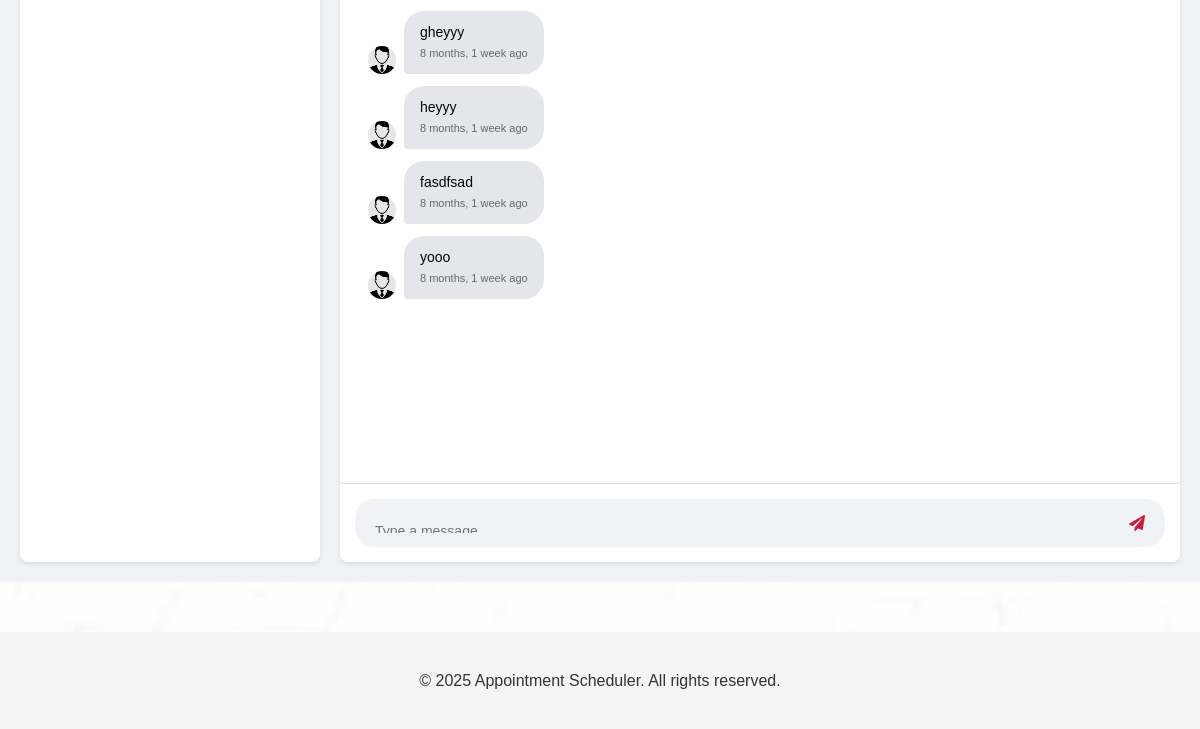
The page /messages/ (signed in, lower part) on the database as committed earlier.
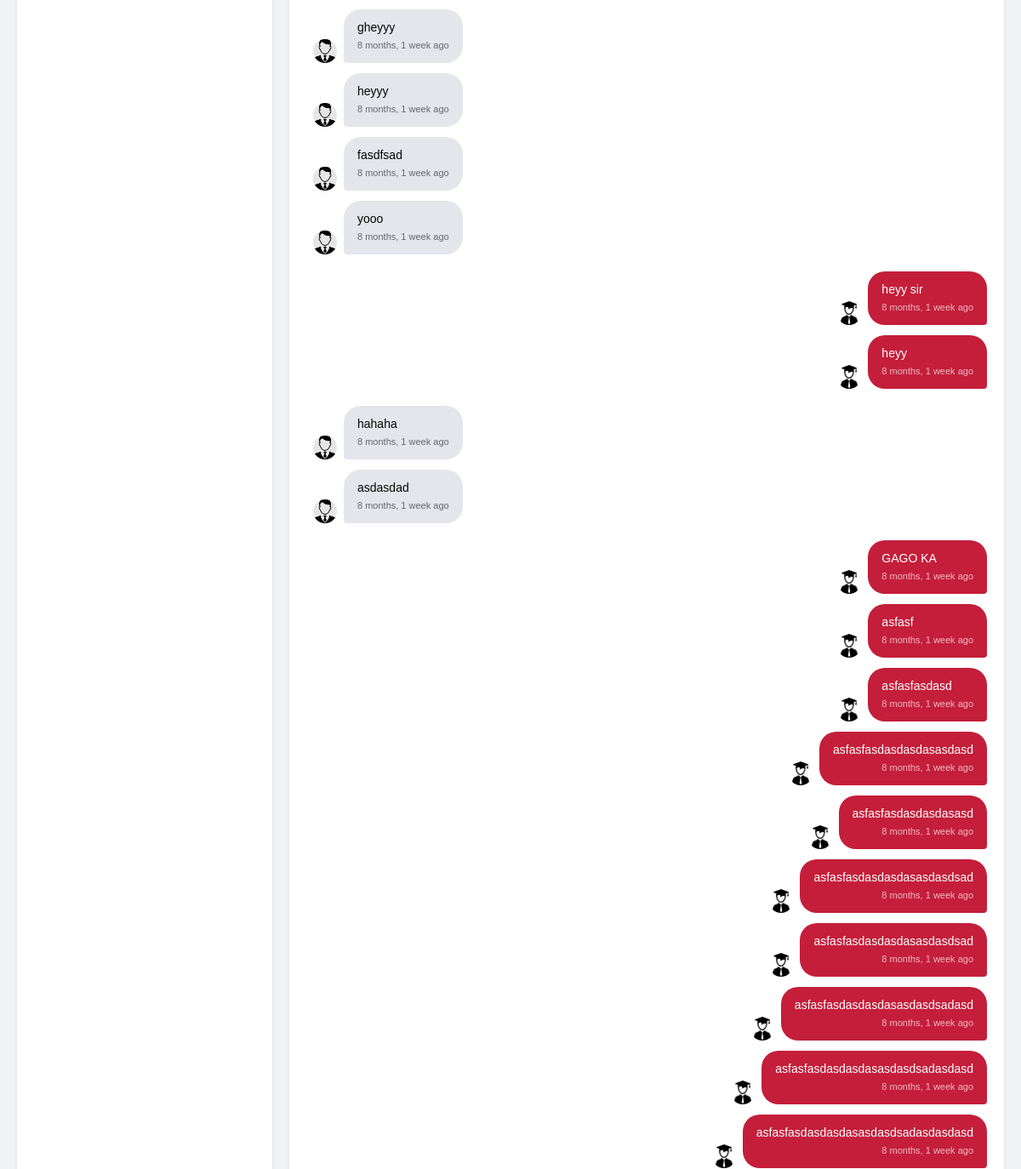
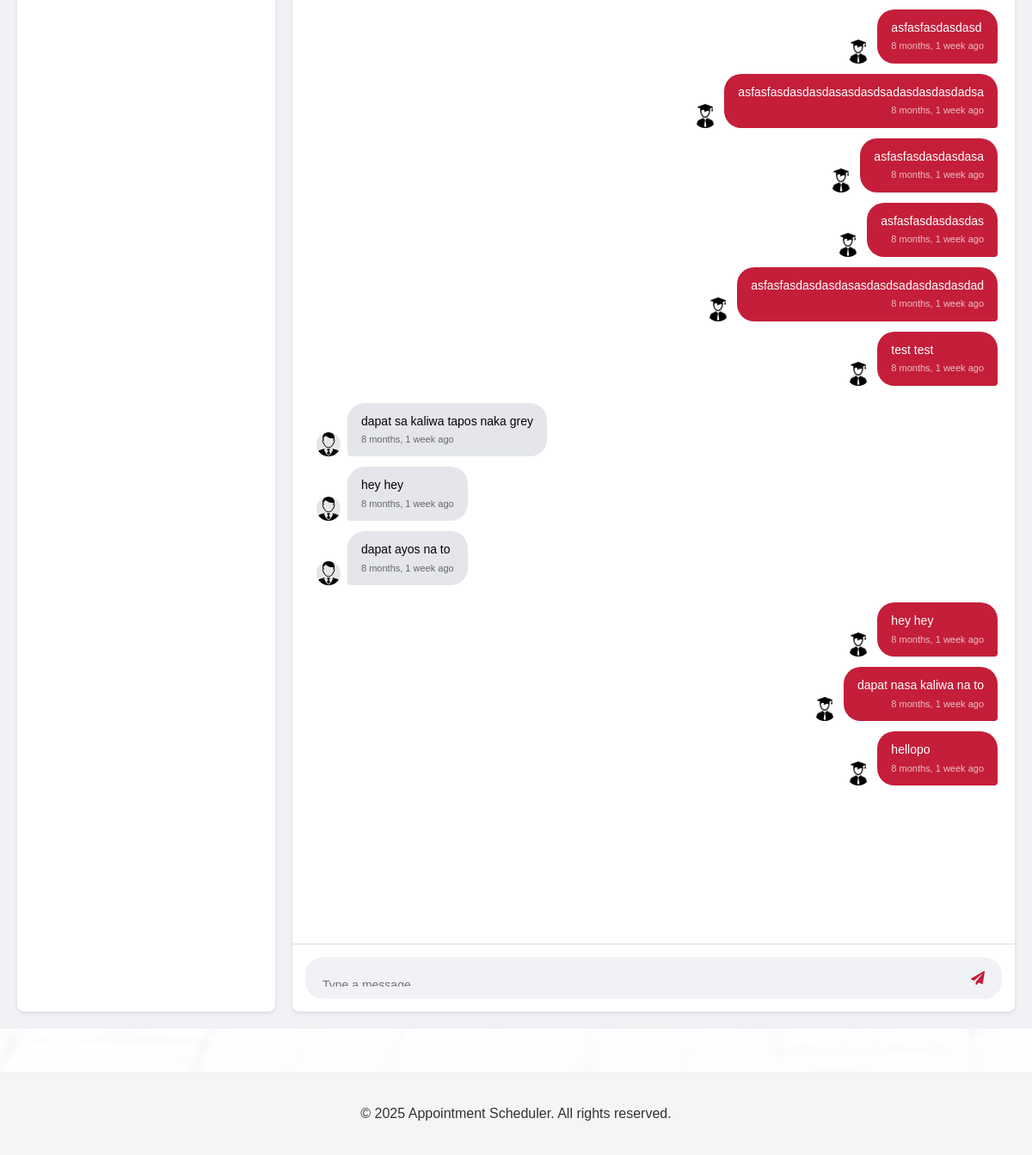
The same page on the database as committed later (2 pictures, top to bottom).
### AppointmentWebsite/models.py (models this page shows)
class Message(models.Model):
    student = models.ForeignKey(User, on_delete=models.CASCADE, related_name='student_messages')
    faculty = models.ForeignKey(User, on_delete=models.CASCADE, related_name='faculty_messages')
    content = models.TextField()
    sender_type = models.CharField(max_length=10, choices=[('student', 'Student'), ('faculty', 'Faculty')])
    attachment = models.FileField(upload_to='message_attachments/', null=True, blank=True)
    is_read = models.BooleanField(default=False)
    created_at = models.DateTimeField(auto_now_add=True)
    updated_at = models.DateTimeField(auto_now=True)
    class Meta:
        ordering = ['-created_at']
    def __str__(self):
        return f"Message from {self.get_sender().get_full_name()} to {self.get_recipient().get_full_name()}"
    def get_sender(self):
        return self.student if self.sender_type == 'student' else self.faculty
    def get_recipient(self):
        return self.faculty if self.sender_type == 'student' else self.student

### Appointment_Scheduler/views.py (the view)
# urls.py: path('messages/', views.messages_view, name='messages'),
@login_required
def messages_view(request):
    try:
        user_profile = request.user.userprofile
        if user_profile.user_type == 'faculty':
            return redirect('faculty_messages')
    except UserProfile.DoesNotExist:
        return redirect('edit_profile')
    faculty_id = request.GET.get('faculty_id')
    messages_query = Message.objects.filter(student=request.user)
    if faculty_id:
        messages_query = messages_query.filter(faculty_id=faculty_id)
    student_messages = messages_query.prefetch_related('replies').order_by('-created_at')
    available_faculty = UserProfile.objects.filter(
        user_type='faculty'
    ).select_related('user')
    context = {
        'messages': student_messages,
        'unread_count': student_messages.filter(is_read=False).count(),
        'available_faculty': available_faculty,
        'selected_faculty_id': faculty_id
    }
    return render(request, 'messages.html', context)

### templates/messages.html (shortened to what this page needs)
{% extends 'base.html' %}
{% load static %}
{% block content %}
<div class="messages-page">
    <div class="faculty-list">
    </div>
    <div class="chat-container">
        <div class="messages-area" id="messagesArea">
            <div class="messages-wrapper">
                {% if messages %}
                    {% for message in messages reversed %}
                        {% if message.sender_type == 'student' and message.student == user %}
                            <div class="message-group sent">
                                <div class="message sent">
                                    {{ message.content }}
                                    <div class="message-time">{{ message.created_at|timesince }} ago</div>
                                </div>
                                <img src="{% if user.profile_picture %}{{ user.profile_picture.url }}{% else %}{% static 'images/student.png' %}{% endif %}"
                                     class="message-avatar" alt="Your profile picture">
                            </div>
                        {% else %}
                            <div class="message-group received">
                                <img src="{% if message.faculty.profile_picture %}{{ message.faculty.profile_picture.url }}{% else %}{% static 'images/faculty.png' %}{% endif %}"
                                     class="message-avatar" alt="{{ message.faculty.get_full_name }}">
                                <div class="message received">
                                    {{ message.content }}
                                    <div class="message-time">{{ message.created_at|timesince }} ago</div>
                                </div>
                            </div>
                        {% endif %}
                    {% endfor %}
                {% else %}
                    <div class="no-messages">
                        <p>Select a faculty member to start messaging</p>
                    </div>
                {% endif %}
            </div>
        </div>
        <div class="message-input-area">
            <form id="messageForm" method="post" action="{% url 'send_message' %}">
                <div class="input-wrapper">
                    <textarea class="message-input"
                            id="messageContent"
                            name="content"
                            placeholder="Type a message..."
                            rows="1"></textarea>
                    <button type="submit" class="send-button">
                        <i class="fas fa-paper-plane"></i>
                    </button>
                </div>
            </form>
        </div>
    </div>
</div>
{% endblock %}

Rows that differ between the two databases and show on the page:
added Message: content "heyy sir", created_at "8 months, 1 week"
added Message: content "heyy", created_at "8 months, 1 week"
added Message: content "hahaha", created_at "8 months, 1 week"
added Message: content "asdasdad", created_at "8 months, 1 week"
added Message: content "GAGO KA", created_at "8 months, 1 week"
added Message: content "asfasf", created_at "8 months, 1 week"
added Message: content "asfasfasdasd", created_at "8 months, 1 week"
added Message: content "asfasfasdasdasdasasdasd", created_at "8 months, 1 week"
added Message: content "asfasfasdasdasdasasd", created_at "8 months, 1 week"
added Message: content "asfasfasdasdasdasasdasdsad", created_at "8 months, 1 week"
added Message: content "asfasfasdasdasdasasdasdsad", created_at "8 months, 1 week"
added Message: content "asfasfasdasdasdasasdasdsadasd", created_at "8 months, 1 week"
added Message: content "asfasfasdasdasdasasdasdsadasdasd", created_at "8 months, 1 week"
added Message: content "asfasfasdasdasdasasdasdsadasdasdasd", created_at "8 months, 1 week"
added Message: content "asfasfasdasdasd", created_at "8 months, 1 week"
added Message: content "asfasfasdasdasdasasdasdsadasdasdasdadsa", created_at "8 months, 1 week"
added Message: content "asfasfasdasdasdasa", created_at "8 months, 1 week"
added Message: content "asfasfasdasdasdas", created_at "8 months, 1 week"
added Message: content "asfasfasdasdasdasasdasdsadasdasdasdad", created_at "8 months, 1 week"
added Message: content "test test", created_at "8 months, 1 week"
added Message: content "dapat sa kaliwa tapos naka grey", created_at "8 months, 1 week"
added Message: content "hey hey", created_at "8 months, 1 week"
added Message: content "dapat ayos na to", created_at "8 months, 1 week"
added Message: content "hey hey", created_at "8 months, 1 week"
added Message: content "dapat nasa kaliwa na to", created_at "8 months, 1 week"
added Message: content "hellopo", created_at "8 months, 1 week"
